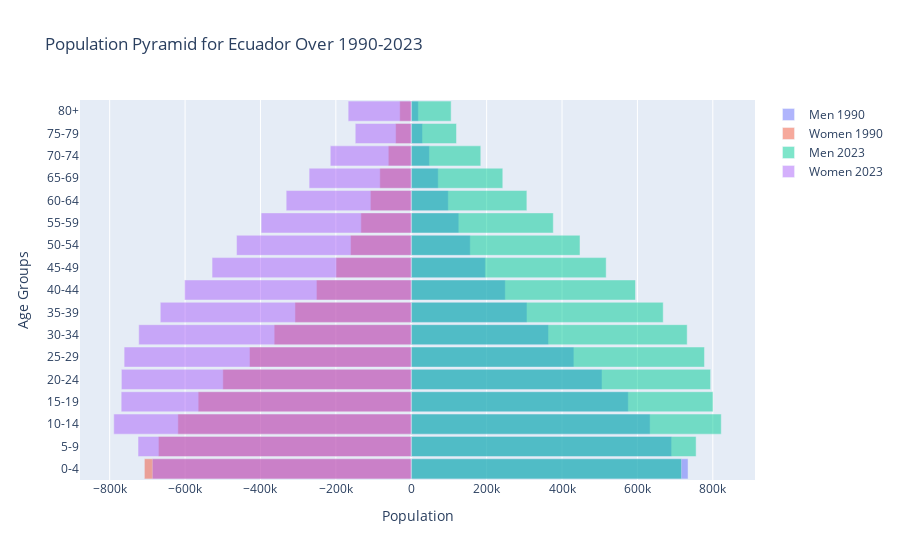

The code cell stored with this chart in its notebook:
### Code cell
overlay_population_pyramid([1990, 2023], 'Ecuador')

### Figure 1 — Plotly figure (JSON) as saved in the notebook; plotly's stock layout.template omitted (floating-point values rounded to 4 significant figures)
{"data": [{"hoverinfo": "skip", "name": "Men 1990", "opacity": 0.5, "orientation": "h", "type": "bar", "x": [734300.0, 690800.0, 633600.0, 575700.0, 506100.0, 431500.0, 364100.0, 307000.0, 249500.0, 196700.0, 156500.0, 126100.0, 98230.0, 71560.0, 48230.0, 29830.0, 18810.0], "y": ["0-4", "5-9", "10-14", "15-19", "20-24", "25-29", "30-34", "35-39", "40-44", "45-49", "50-54", "55-59", "60-64", "65-69", "70-74", "75-79", "80+"]}, {"hoverinfo": "skip", "name": "Women 1990", "opacity": 0.5, "orientation": "h", "type": "bar", "x": [-708000.0, -670700.0, -619100.0, -565300.0, -499900.0, -429200.0, -363700.0, -308500.0, -251600.0, -199500.0, -161100.0, -133700.0, -108400.0, -83450.0, -60890.0, -41490.0, -30640.0], "y": ["0-4", "5-9", "10-14", "15-19", "20-24", "25-29", "30-34", "35-39", "40-44", "45-49", "50-54", "55-59", "60-64", "65-69", "70-74", "75-79", "80+"]}, {"hoverinfo": "skip", "name": "Men 2023", "opacity": 0.5, "orientation": "h", "type": "bar", "x": [716900.0, 755700.0, 822400.0, 800600.0, 794200.0, 777900.0, 732100.0, 668400.0, 594900.0, 517200.0, 447700.0, 376900.0, 306800.0, 242900.0, 184500.0, 120100.0, 105800.0], "y": ["0-4", "5-9", "10-14", "15-19", "20-24", "25-29", "30-34", "35-39", "40-44", "45-49", "50-54", "55-59", "60-64", "65-69", "70-74", "75-79", "80+"]}, {"hoverinfo": "skip", "name": "Women 2023", "opacity": 0.5, "orientation": "h", "type": "bar", "x": [-686800.0, -724800.0, -789200.0, -769500.0, -769000.0, -761700.0, -722900.0, -665800.0, -601600.0, -528400.0, -463400.0, -398200.0, -331800.0, -271000.0, -214800.0, -148600.0, -167400.0], "y": ["0-4", "5-9", "10-14", "15-19", "20-24", "25-29", "30-34", "35-39", "40-44", "45-49", "50-54", "55-59", "60-64", "65-69", "70-74", "75-79", "80+"]}], "layout": {"bargap": 0.1, "barmode": "overlay", "title": {"text": "Population Pyramid for Ecuador Over 1990-2023"}, "xaxis": {"title": {"text": "Population"}}, "yaxis": {"title": {"text": "Age Groups"}}}}
